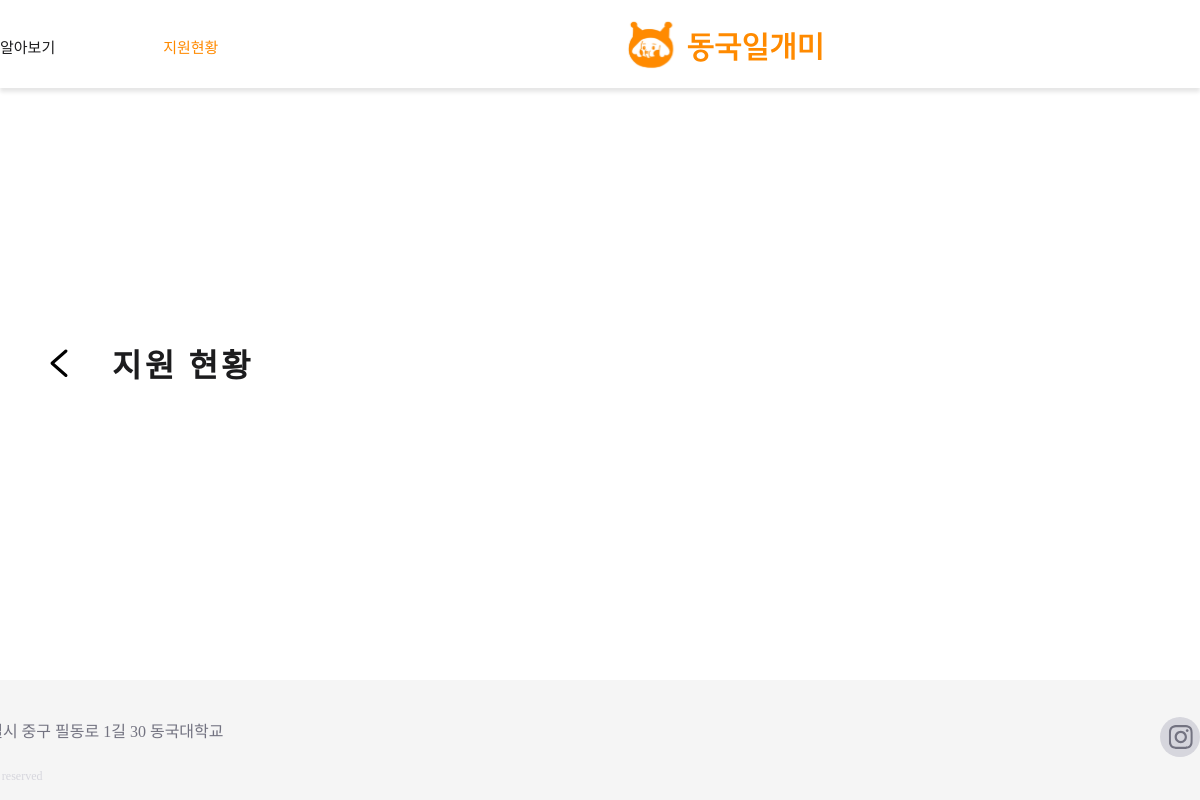
/users/student-myapplication/ (signed in), run on an earlier commit of the app's database.
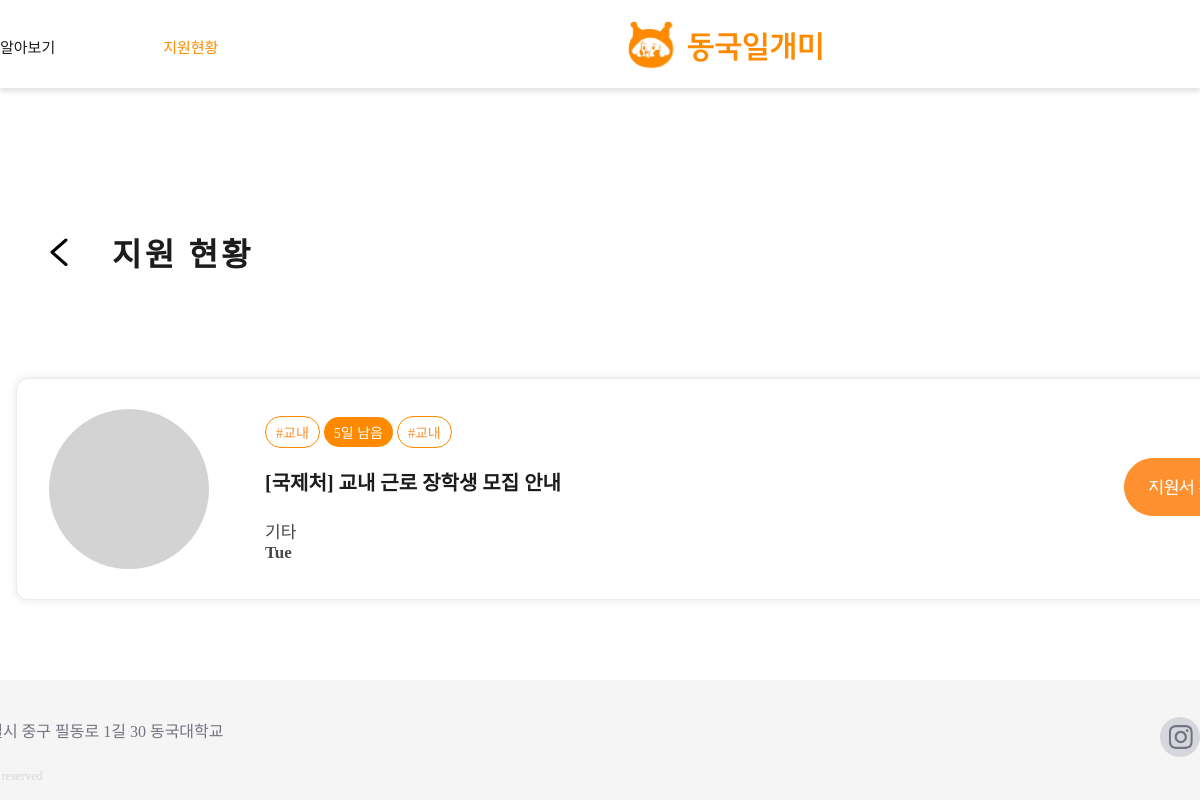
And on a later commit of the database.
### main/models.py (models this page shows, shortened)
class Post(models.Model):
    writer = models.ForeignKey(User, null=False, blank=False, on_delete=models.CASCADE)
    title = models.CharField(max_length=50)
    organization = models.CharField(max_length=50, null=True)
    department = models.CharField(max_length=50, null=True)
    is_income_bracket = models.PositiveIntegerField(null=False, default=0) #boolean
    start_date = models.DateField(null=True)
    end_date = models.DateField(null=True)
    deadline = models.DateField(null=True)
    day_left = models.IntegerField(null=True)#남은날짜
    place = models.CharField(max_length=50, blank=False)
    time = models.TextField(max_length=50, null=False)
    recruitment = models.PositiveIntegerField(default=0)
    wage = models.PositiveIntegerField(null=True, default=0)
    body = models.TextField()
    file = models.ImageField(upload_to="post/", blank=True, null=True)
    pub_date = models.DateTimeField()
    scrap = models.ManyToManyField(User, related_name='scraped', blank=True, default=None)
    scrap_count = models.PositiveIntegerField(default=0)
    applicated_count = models.PositiveIntegerField(default=0)

### users/views.py (the view)
# urls.py: path('student-myapplication/', student_myapplication, name="student-myapplication"),
def student_myapplication(request):
    applications = Application.objects.filter(writer=request.user).select_related('post')
    applicated_posts = [application.post for application in applications]
    return render(request, 'users/student_myapplication.html', {'applicated_posts': applicated_posts})

### users/templates/users/student_myapplication.html (shortened to what this page needs)
{% extends 'base.html' %}
{% load static %}
{% block content %}
<link
    rel="stylesheet"
    type="text/css"
    href="{% static 'css/users/student_myapplication.css'%}"
/>
<div class="content" id="header">
    <a href="">
        <img src="{% static 'images/icons/vector.svg' %}" id="vector">
    </a>
    <span class="Capital Caption" style="margin-bottom:0.5em;">지원 현황</span>
</div>
<div class="content" id="main2">
    {% if applicated_posts %}
        {% for post in applicated_posts %}
        <div class="card">
            <span class="photo">
                <span class="architecture"></span>
            </span>
            <span class="detail">
                <div class="information">
                    <span class="info classification small orange">
                        #{{post.department}}
                    </span>
                    <span class="info date small white">
                        {% if post.day_left >= 0 %}
                            {{ post.day_left }}일 남음
                        {% else %}
                            지원 마감
                        {% endif %}
                    </span>
                    <span class="info classification small orange">
                        #{{post.department}}
                    </span>
                </div>
                <a class="title Caption big" href="{% url 'main:post-detail' post.id %}">
                    [{{post.organization}}] {{post.title}}
                </a>
                <div class="Caption light up">
                    <div>{{post.place}}</div>
                    <div>{{post.time}}</div>
                </div>
            </span>
            <a href="" class="more_info">
                <img src="{% static 'images/icons/check_application.svg' %}"/>
            </a>
        </div>
        {% endfor %}
    {% endif %}
</div>
{% endblock %}

What changed in the data, as far as the page shows it:
now on this page (row edited): Post: department "교내", day_left "5", organization "국제처", title "교내 근로 장학생 모집 안내", place "기타", time "Tue"
